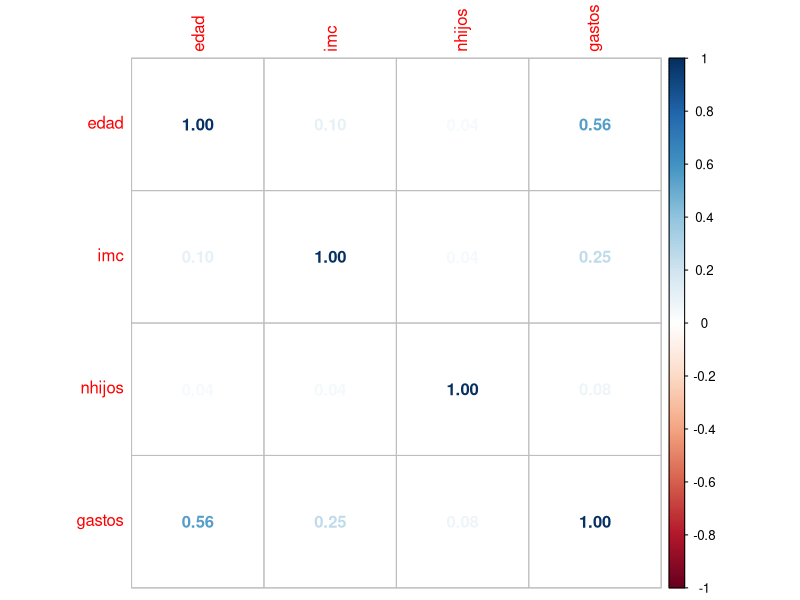

Source code (R):
## ---- chunk 1
knitr::opts_chunk$set(echo = TRUE)
## ---- chunk 2
datos <- read.csv("Taller1/seguro.csv",sep = ";")
head(datos) 
## ---- chunk 3
str(datos)
## ---- chunk 4
datos <- datos[-6]
head(datos)
## ---- chunk 5
names(datos) <- c("edad","sexo","imc","nhijos","fuma","gastos")
head(datos)
## ---- chunk 6
datos$sexo[datos$sexo=="female"] <-"femenino"
datos$sexo[datos$sexo =="male"] <- "masculino"
datos$fuma[datos$fuma=="yes"] <-"si"

head(datos)
## ---- chunk 7
datos[,c(1,3,4,6)] |> cor()
## ---- chunk 8
library(corrplot)
datos[,c(1,3,4,6)] |> cor() |> corrplot(method = "number")
## ---- chunk 9

## ---- chunk 10
attach(datos)
r <- cor(edad,imc)
Zr <- 0.5*log((1+r)/(1-r)) 
alfa <- 1-0.975 
n <- length(edad)
Zr - qnorm(1-alfa/2)*sqrt(1/(n-3)) -> Zrho_inf
Zr + qnorm(1-alfa/2)*sqrt(1/(n-3)) -> Zrho_sup
(exp(2*Zrho_inf)-1)/(exp(2*Zrho_inf)+1) -> rho_inf
(exp(2*Zrho_sup)-1)/(exp(2*Zrho_sup)+1) -> rho_sup
c(rho_inf,rho_sup)
## ---- chunk 11

cor.test(edad,imc, method = "pearson", alternative = "two.sided", conf.level = 0.975)

## ---- chunk 12
r <- cor(nhijos,imc)
n <- length(nhijos)
tcalc <- (r*sqrt(n-2)/sqrt(1-r^2))# Cálculo del estadístico-t
## ---- chunk 13
2*pt(abs(tcalc),n-2,lower.tail = FALSE)
## ---- chunk 14
modelo <- lm(gastos ~ edad)
library(broom)
modelo <- modelo|> tidy()
modelo
## ---- chunk 15
b1 <- modelo$estimate[2];b1
b1_ <- (sd(gastos)/sd(edad))*cor(gastos,edad);b1_
round(b1)==round(b1_)
## ---- chunk 16
alfa <- 1-0.92
n <- length(gastos)

#Intervalo de confianza para el beta 0 con un nivel de confianza del 92%
LI <- modelo$estimate[1]-qt(1-alfa/2,n-2)*modelo$std.error[1]
LS <- modelo$estimate[1]+qt(1-alfa/2,n-2)*modelo$std.error[1]
c(LI,LS)


#Intervalo de confianza para el b1 con un nivel de confianza del 98%

alfa <- 1-0.98
n <- length(gastos)

LI <- modelo$estimate[2]-qt(1-alfa/2,n-2)*modelo$std.error[2]
LS <- modelo$estimate[2]+qt(1-alfa/2,n-2)*modelo$std.error[2]
c(LI,LS)

#Directamente con R:

library(broom)
modelo <- lm(gastos ~ edad)
##Intervalo de confianza para el b1 y b0  con un nivel de confianza del 92%
modelo|> confint(level = 0.92)
##Intervalo de confianza para el b1 y b0  con un nivel de confianza del 98%
modelo|> confint(level = 0.98)

## ---- chunk 17
library(broom)
modelo |>  aov()|> summary()

## ---- chunk 18
summary(modelo)$sigma**2 # varianza
## ---- chunk 19
modelo2 <- lm(gastos ~ ., data = datos)  
modelo2|> tidy()
## ---- chunk 20
#b1  Regreción lineal 
modelo <- lm(gastos ~ edad)
modelo <- modelo|> tidy()
modelo$estimate[2]
#b1 Regreción lineal multiple

modelo2 <- lm(gastos ~ ., data = datos)
modelo2 <- modelo2|> tidy()
modelo2$estimate[2]
